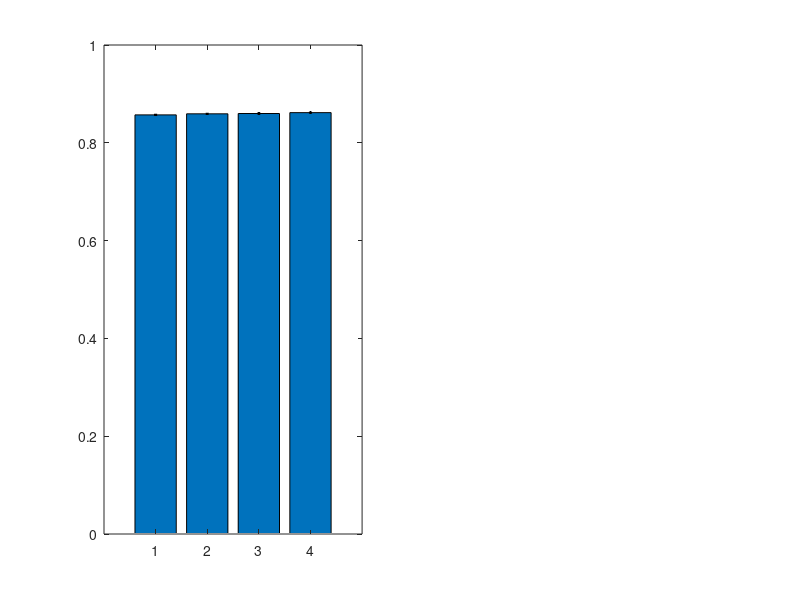

The MATLAB script that drew this image:
% ablation_200_makeplot.m
% Reconstructs the N_MC=200 ablation results (already computed in
% run_200_batch.log before a heap-corruption crash during figure export
% lost the .mat/figure) from that log's printed values. Saves the .mat
% FIRST, then attempts figure export defensively.

clc; clear; close all

results = struct('name',{},'success',{},'success_ci',{},'delay',{},'delay_ci',{},'reps',{});
results(1) = struct('name','FRS (no adaptation)','success',0.8571,'success_ci',0.0013,'delay',0.0500,'delay_ci',0.0001,'reps',2.0000);
results(2) = struct('name','Doppler-only',        'success',0.8593,'success_ci',0.0011,'delay',0.0501,'delay_ci',0.0001,'reps',2.1352);
results(3) = struct('name','Doppler+Priority',     'success',0.8599,'success_ci',0.0012,'delay',0.0500,'delay_ci',0.0001,'reps',2.1383);
results(4) = struct('name','Full DAARS',           'success',0.8617,'success_ci',0.0012,'delay',0.0501,'delay_ci',0.0001,'reps',2.1899);

save('ablation_study_200_results.mat','results');
fprintf('Saved ablation_study_200_results.mat\n');

try
    fig = figure('Renderer','painters');
    subplot(1,2,1);
    bar([results.success]); hold on;
    errorbar(1:numel(results), [results.success], [results.success_ci], 'k.', 'LineWidth',1.5);
    set(gca,'XTickLabel',{results.name}); xtickangle(30);
    ylabel('Paging Success Probability'); grid on; ylim([0.84 0.87]);
    title('Ablation: Success Probability (N\_MC=200)');

    subplot(1,2,2);
    bar([results.delay]); hold on;
    errorbar(1:numel(results), [results.delay], [results.delay_ci], 'k.', 'LineWidth',1.5);
    set(gca,'XTickLabel',{results.name}); xtickangle(30);
    ylabel('Average Delay (s)'); grid on;
    title('Ablation: Registration Delay (N\_MC=200)');

    set(gcf,'units','centimeters','position',[2,2,24,10]);
    drawnow;
    print(fig,'DAARS_Ablation_Study_200','-depsc2');
    print(fig,'DAARS_Ablation_Study_200','-dpng','-r150');
    fprintf('Saved DAARS_Ablation_Study_200.png/.eps\n');
catch ME
    fprintf('Figure export failed (data already safely saved to .mat): %s\n', ME.message);
end
